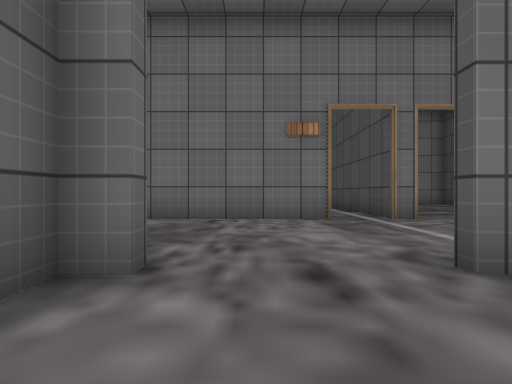
View 1 (above)

23 first-person views from a walk through a 3-D level made in the Unity game engine. The camera is 0.59 m above the floor, looks level and sees 80° across. Doors are open. The floor is counted in squares, 1 m on a side. Each view is taken from the middle of a square. On the plan, view 1 faces up. The plan holds only what a view shows up to about 9 squares ahead; the rest is blank. The place goes on beyond the plan. The player is left out. Some surface patterns are stand-ins.

View 2
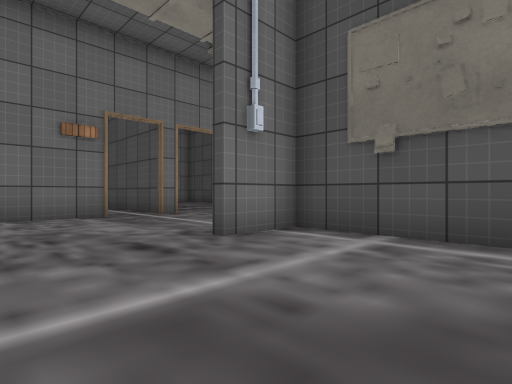

View 3
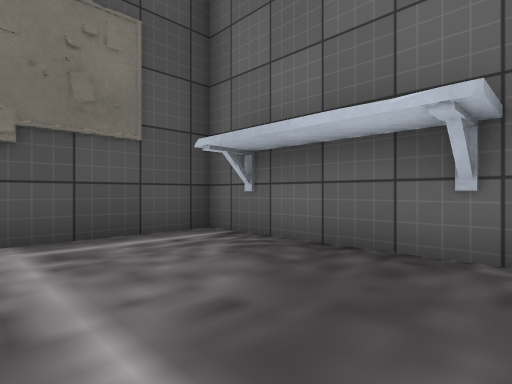

View 4
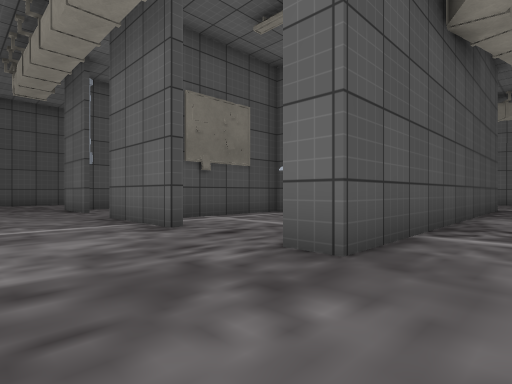

View 5
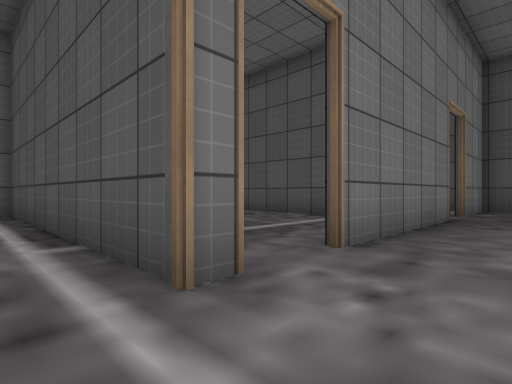

View 6
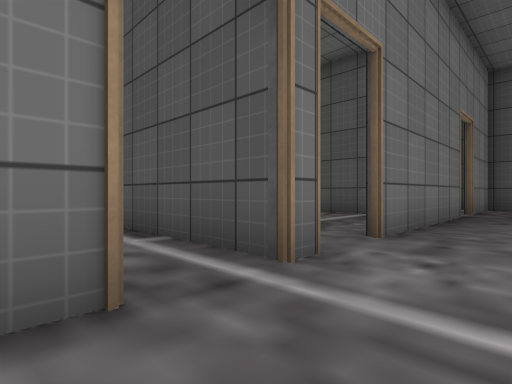

View 7
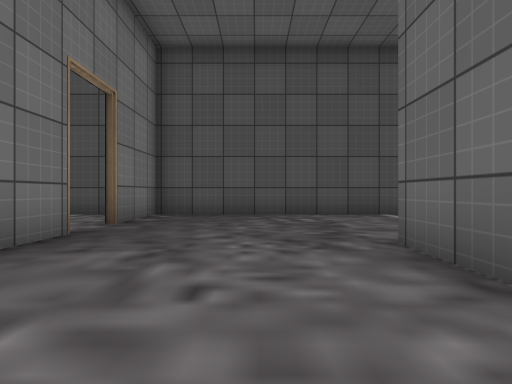

View 8
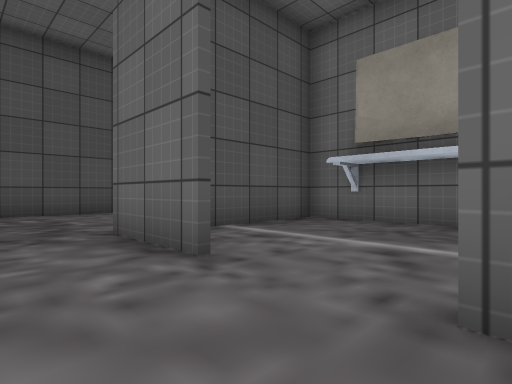

View 9
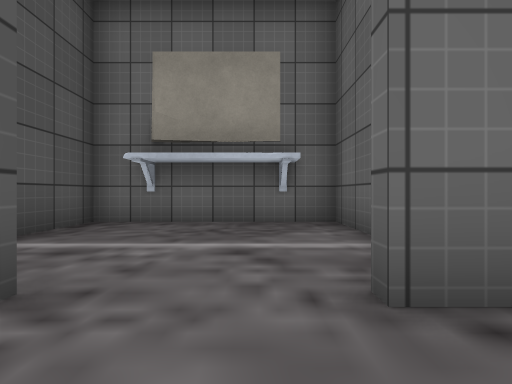

View 10
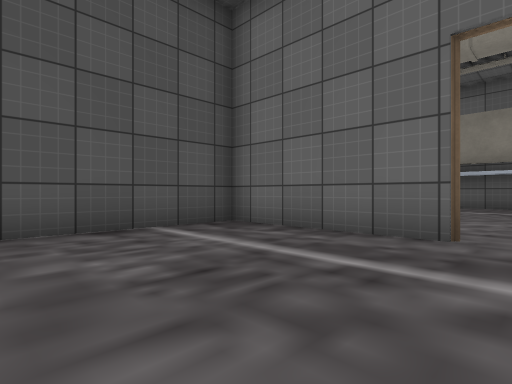

View 11
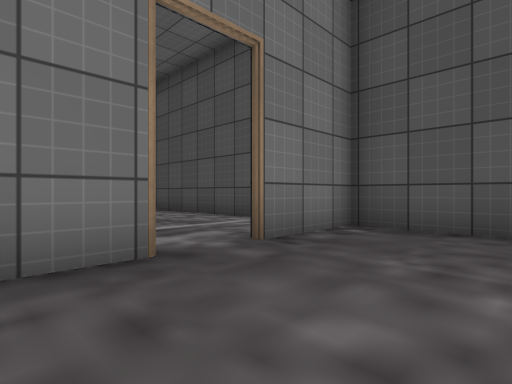

View 12
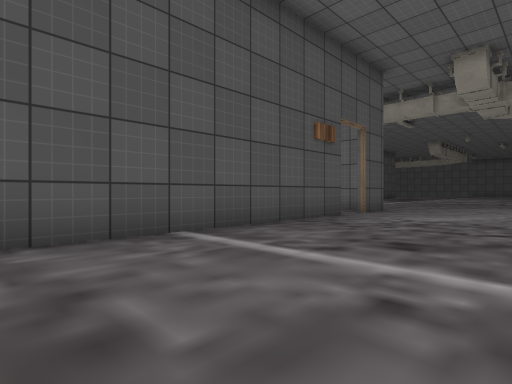

View 13
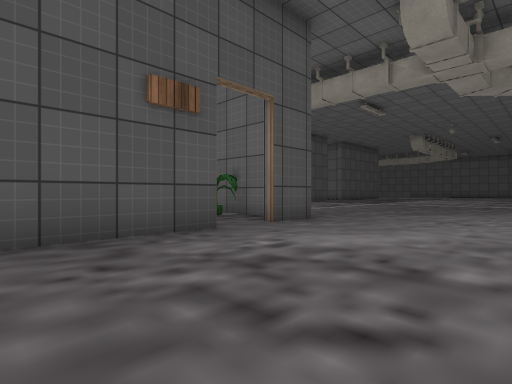

View 14
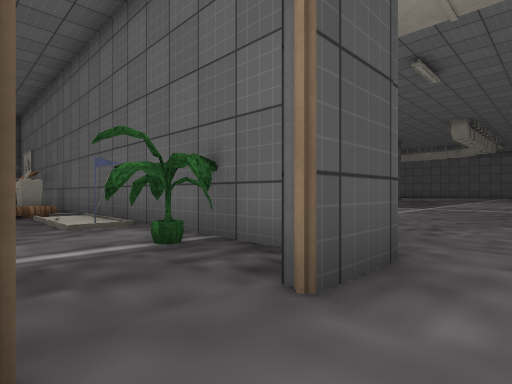

View 15
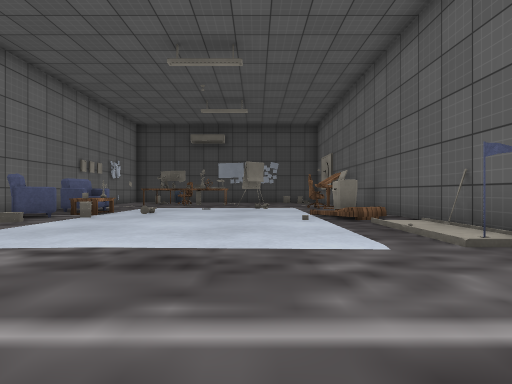

View 16
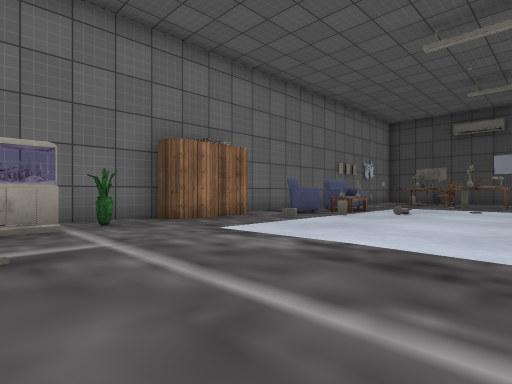

View 17
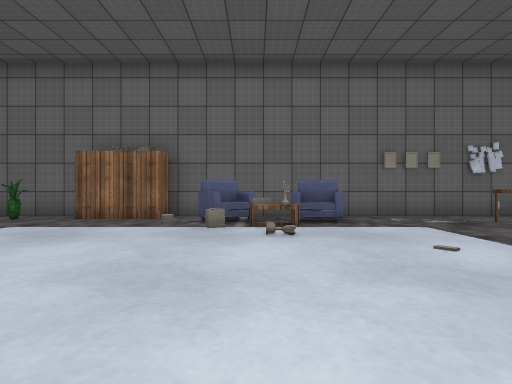

View 18
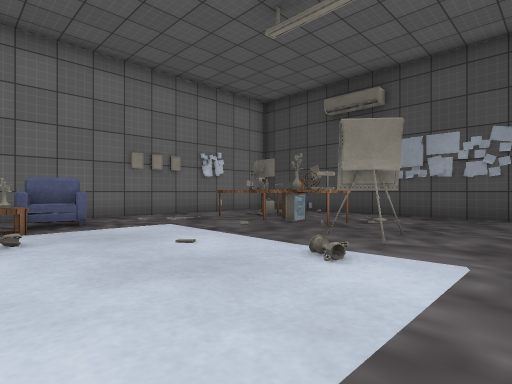

View 19
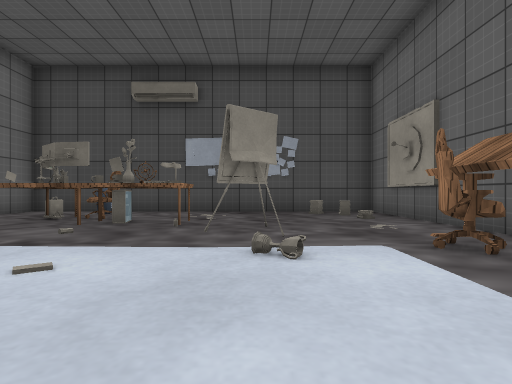

View 20
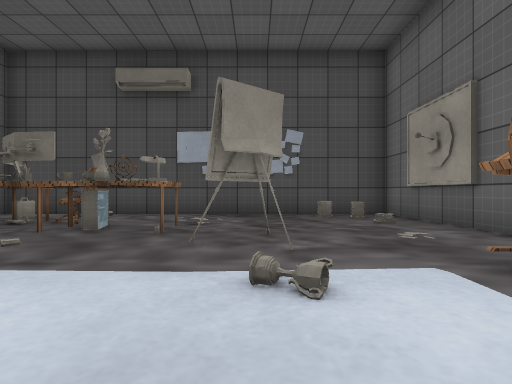

View 21
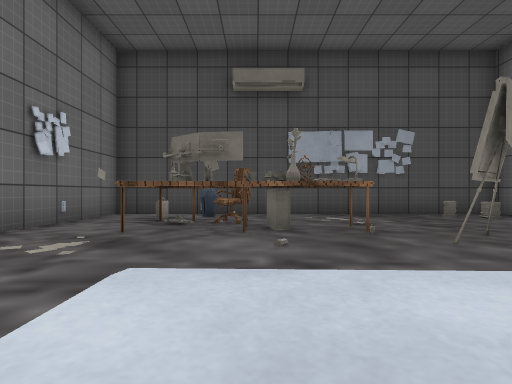

View 22
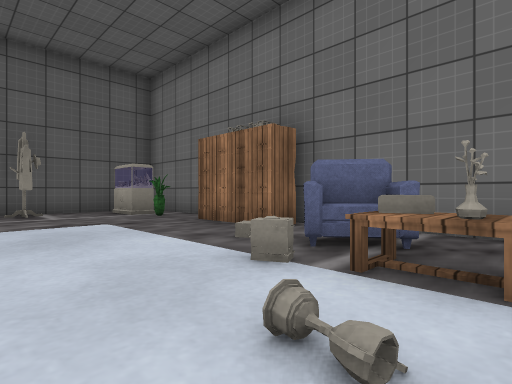

View 23
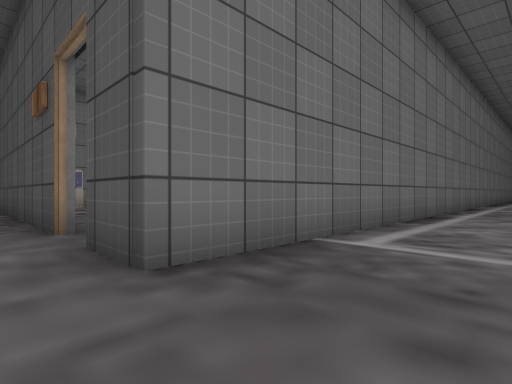

### Floor plan
Points are (right, up) in squares from view 1. A wall is a line through its corners. A room is listed if a view was taken in it or the views show most of it. See-through windows are left out.
Room 1 (views 1, 2, 3)
walls: (-0.8, -2) (3.1, -2) (3.1, 2.2) (1.5, 2.2); (-0.9, 2.2) (-1.4, 2.2) (-1.4, 1.6)
ways out: opening at (0.5, 2) to room 2
Room 2 (views 4, 5, 6, 7, 8, 9, 11, 12, 13, 14, 23)
walls: (13, -4.1) (13, 6.6) (10.6, 6.6); (-1.6, -6.2) (-1.6, 2.4) (-0.9, 2.4); (6.4, 2.4) (8.5, 2.4); (17.4, -6.8) (13, -6.8) (13, -5.4); (1.5, 2.4) (4.4, 2.4); (9.4, 6.6) (4.8, 6.6); (3.6, 6.6) (2.9, 6.6); (3.1, 6.5) (3.1, 11.5); (1.8, 6.6) (-2.4, 6.6)
ways out: opening at (0.5, 2) to room 1; open door at (3, 7) to room 3; opening at (19, -8.2) to room 4; open door at (13, -4.5) to room 4; opening at (5.5, 2) to room 5; open door at (10, 7)
Room 3 (view 10)
walls: (4.7, 6.8) (8.9, 6.8) (8.9, 10.9)
ways out: open door at (3, 7) to room 2
Room 4 (views 15, 16, 17, 18, 19, 20, 21, 22)
walls: (22.4, -6.8) (19.4, -6.8); (26.4, -6.5) (27.5, -6.5); (19.4, -6.5) (22.5, -6.5); (29.4, -6.5) (31.3, -6.5) (31.3, 3.7) (19.2, 3.7); (17.5, 3.7) (14.5, 3.7); (14, -6.5) (17.4, -6.5); (13.3, 2) (13.3, -0.2)
ways out: opening at (19, -8.2) to room 2; open door at (13, -4.5) to room 2
objects: rack (14, 0); other object (14, 3) to (15, 3); other object (16, 3); other object (18, -6); cabinet (18, 3); other object (19, -6); cabinet (19, 3); desk (21, -6); other object (21, 1); sofa (21, 2) to (21, 3); other object (22, 0); table (22, 1); other object (22, 2); other object (23, -6); other object (23, 1); sofa (23, 2) to (24, 2); table (25, -6) to (26, -6); chair (25, -5); other object (26, -3) to (27, -3); other object (27, -1); other object (27, 0); other object (27, 1); desk (28, -1) to (28, 0); monitor (28, 1); desk (28, 2); other object (29, -1); chair (29, 0) to (29, 1); other object (29, 2); other object (30, -5); other object (30, 1); other object (30, 2)
Room 5 (no view inside)
walls: (3.4, -0.1) (3.4, -2) (8.2, -2) (8.2, 0.9)
ways out: opening at (5.5, 2) to room 2

Where each view was taken, in squares from view 1:
view 1: 0 up, 0 right, facing up
view 2: 1 down, 1 left, facing up-right
view 3: 1 up, 1 left, facing down-right
view 4: 5 up, 3 left, facing down-right
view 5: 5 up, 2 right, facing up-right
view 6: 5 up, 1 right, facing up-right
view 7: 4 up, 5 right, facing right
view 8: 4 up, 4 right, facing down-right
view 9: 4 up, 5 right, facing down
view 10: 11 up, 4 right, facing down-right
view 11: 4 up, 8 right, facing up-right
view 12: 3 up, 9 right, facing down-right
view 13: 1 down, 9 right, facing down-right
view 14: 4 down, 12 right, facing down-right
view 15: 3 down, 14 right, facing right
view 16: 3 down, 14 right, facing up-right
view 17: 5 down, 22 right, facing up
view 18: 5 down, 22 right, facing up-right
view 19: 3 down, 22 right, facing right
view 20: 3 down, 23 right, facing right
view 21: 0 up, 23 right, facing right
view 22: 1 down, 23 right, facing up-left
view 23: 9 down, 12 right, facing up-right
